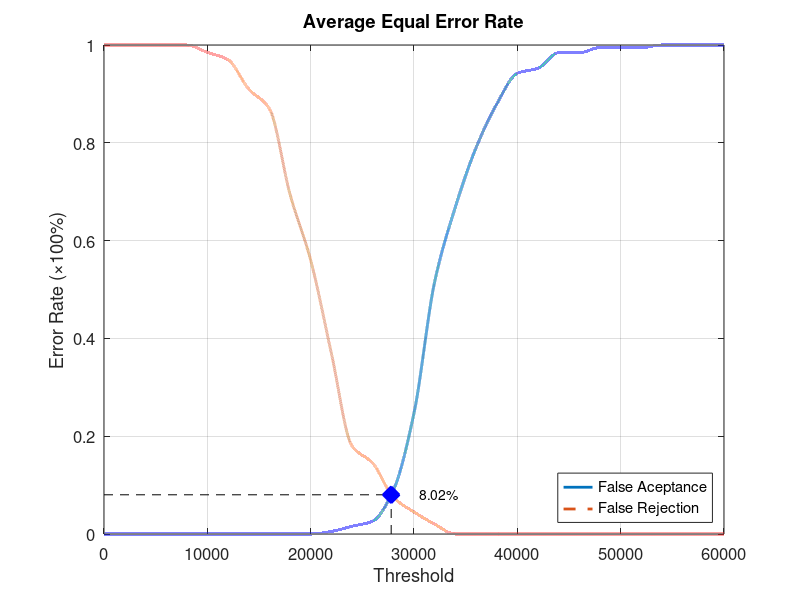
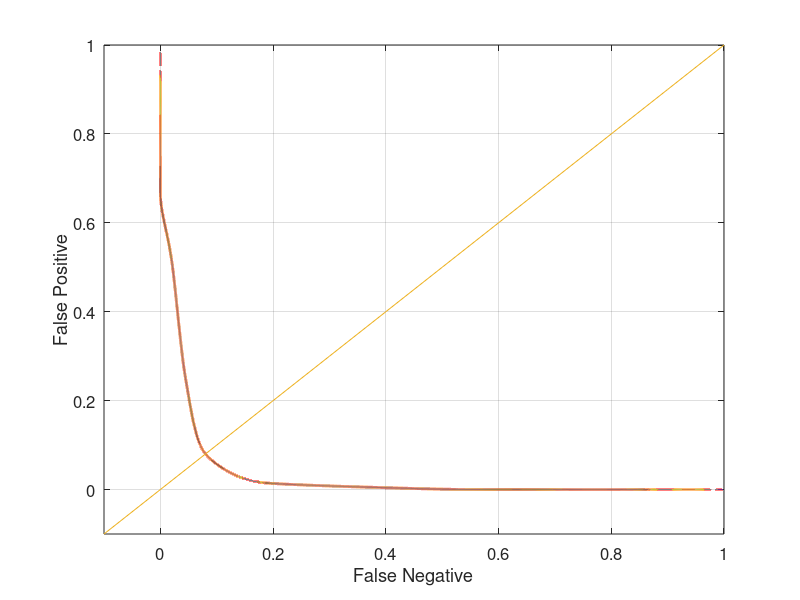

These figures' MATLAB source, in order:
function yEER = Database5_4
close all;
clear;
clc;
x = 0:2000:60000;
xq = 0:0.5:60000;

y0 = [0 0 0 0 0 0 0 0 0 0 0 0.00526316 0.0157895 0.0263158 0.0894737 0.247368 0.515789 0.668421 0.789474 0.878947 0.942105 0.952632 0.984211 0.984211 0.994737 0.994737 0.994737 1 1 1 1];
yy0 = interp1(x, y0, xq, 'pchip');
y1 = [1 1 1 1 1 0.985 0.97 0.91 0.87 0.695 0.56 0.37 0.18 0.145 0.075 0.045 0.02 0 0 0 0 0 0 0 0 0 0 0 0 0 0];
yy1 = interp1(x, y1, xq, 'pchip');

% Calculating EER: 
y2 = abs(y0 - y1);
find(y2 == min(y2))
yy2 = abs(yy0 - yy1);
xEER = find(yy2 == min(yy2));
xEERIndex = xq(xEER) % X-axis EER
yEER = yy0(xEER) % Y-axis EER

main = figure
plot(xq, yy0,'-','LineWidth', 2);	hold on
plot(xq, yy1,'--','LineWidth', 2);	hold on
plot([xEERIndex xEERIndex], [0 yEER], 'k--');	hold on
plot([0 xEERIndex], [yEER yEER], 'k--');	hold on
plot(xEERIndex, yEER, 'bx', 'LineWidth', 10);	hold on
text(xEERIndex + 10 * xEERIndex / 100, yEER, [num2str(round((10000 * yEER)) / 100) '%'])
legend('False Aceptance', 'False Rejection', 'Location', 'SouthEast')
xlabel('Threshold')
ylabel('Error Rate (\times100%)')
title('Average Equal Error Rate')
set(gca, 'FontSize', 12)
axis([0 60000 0 1])
grid on

print(main, 'Database5_4Main', '-dpng');
FNRxFPR = figure('Color', [1 1 1]);
plot(yy1, yy0, '-', yy1, yy0, 'LineWidth', 2);
hold on
y = -0.1:0.1:1
plot(y, y); 
set(gca, 'FontSize', 12)
xlabel('False Negative')
ylabel('False Positive')
axis([-0.1 1 -0.1 1])
set(gca, 'FontSize', 12)
grid on

print(FNRxFPR, 'Database5_4FNRxFPR','-dpng');
end
